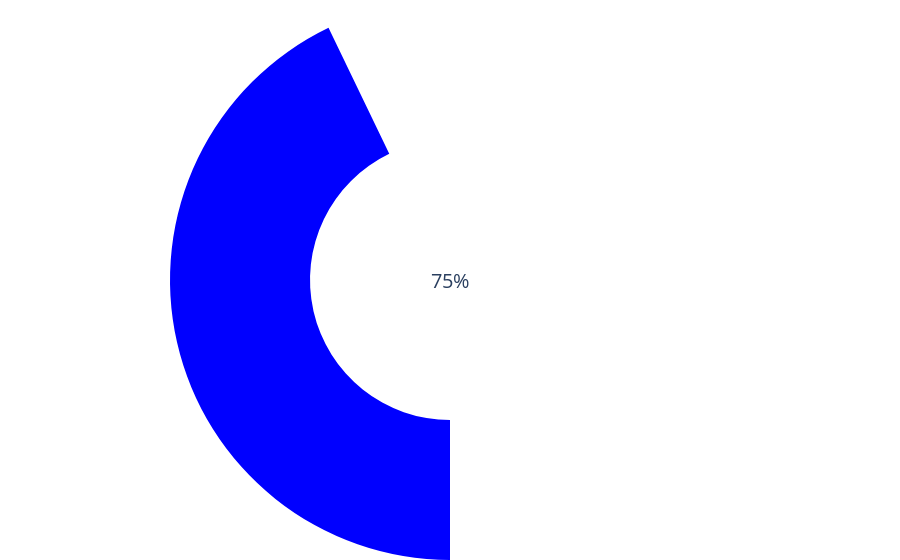

Notebook code cell kept with this figure:
### Code cell
fig = go.Figure(go.Pie(values=[value, remaingin],
                       marker_colors=['blue', 'rgba(0,0,0,0)'],
                       hole=.5,
                       direction='clockwise',
                       #startangle=90,
                       sort=False,
                       showlegend=False,
                       textinfo='none'))

fig.update_traces(rotation=180, text=[f"{value}%"], textposition="inside")

fig.update_layout(showlegend=False,
                  annotations=[dict(text=f'{value}%', x=0.5, y=0.5, font_size=20, showarrow=False)],
                  margin=dict(t=0, b=0, l=0, r=0))

fig.show()

### Figure 1 — Plotly figure (JSON) as saved in the notebook; plotly's stock layout.template omitted (floating-point values rounded to 4 significant figures)
{"data": [{"direction": "clockwise", "hole": 0.5, "marker": {"colors": ["blue", "rgba(0,0,0,0)"]}, "rotation": -180, "showlegend": false, "sort": false, "text": ["75%"], "textinfo": "none", "textposition": "inside", "type": "pie", "values": [75, 100]}], "layout": {"annotations": [{"font": {"size": 20}, "showarrow": false, "text": "75%", "x": 0.5, "y": 0.5}], "margin": {"b": 0, "l": 0, "r": 0, "t": 0}, "showlegend": false}}
